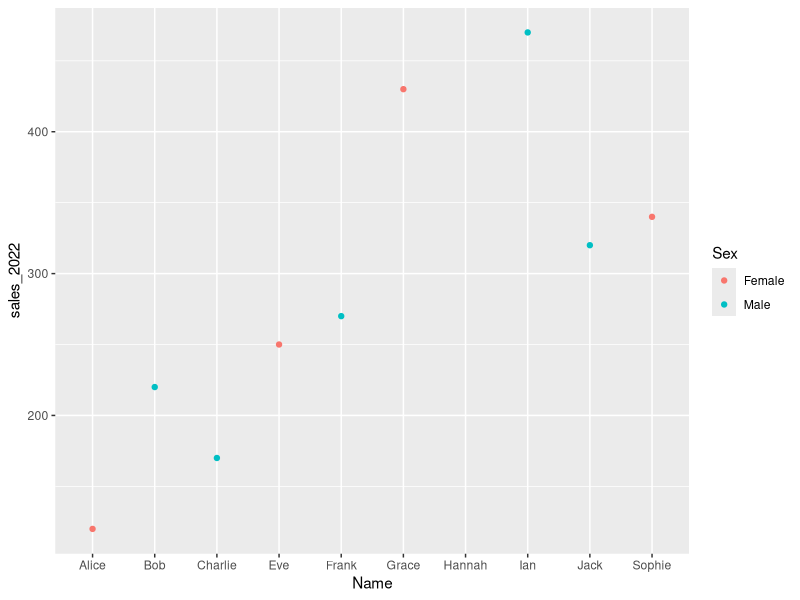
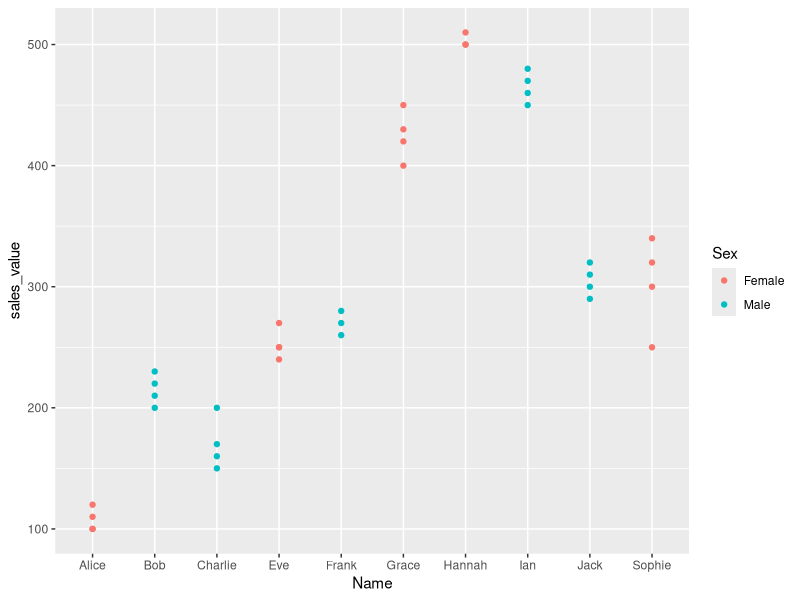
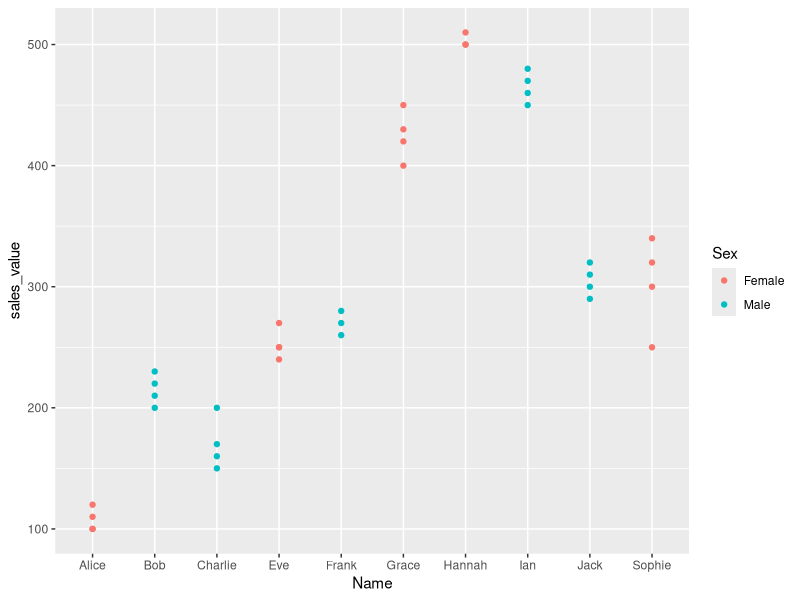
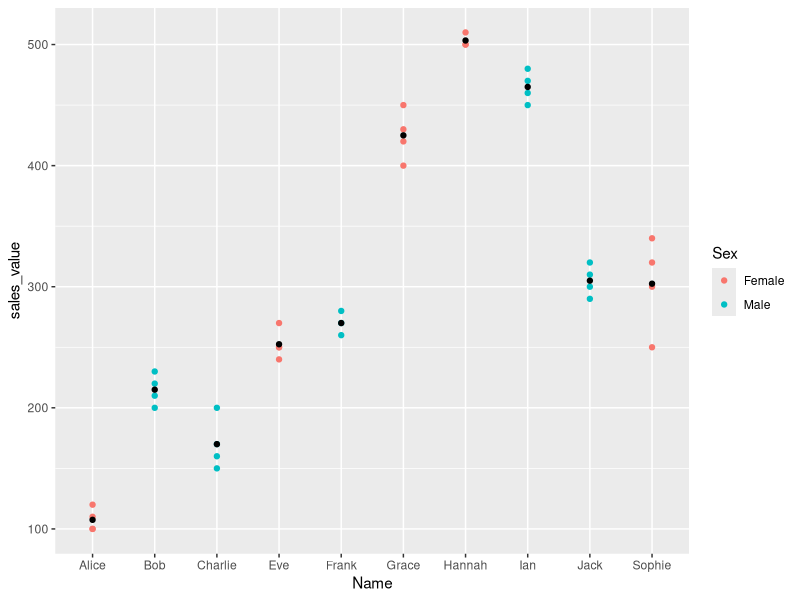
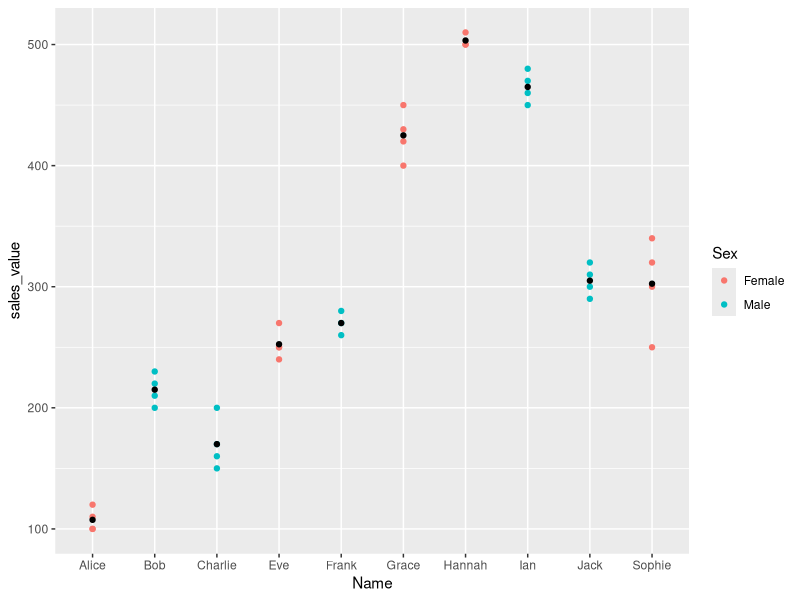
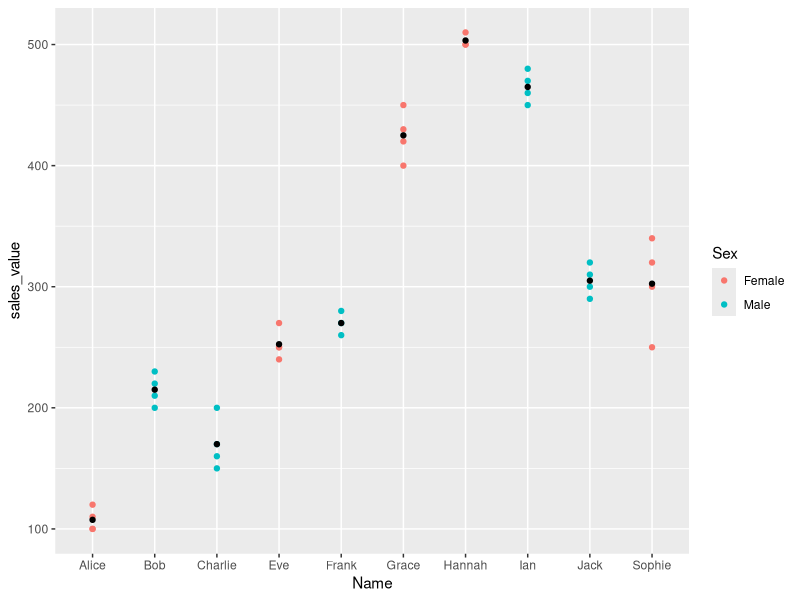
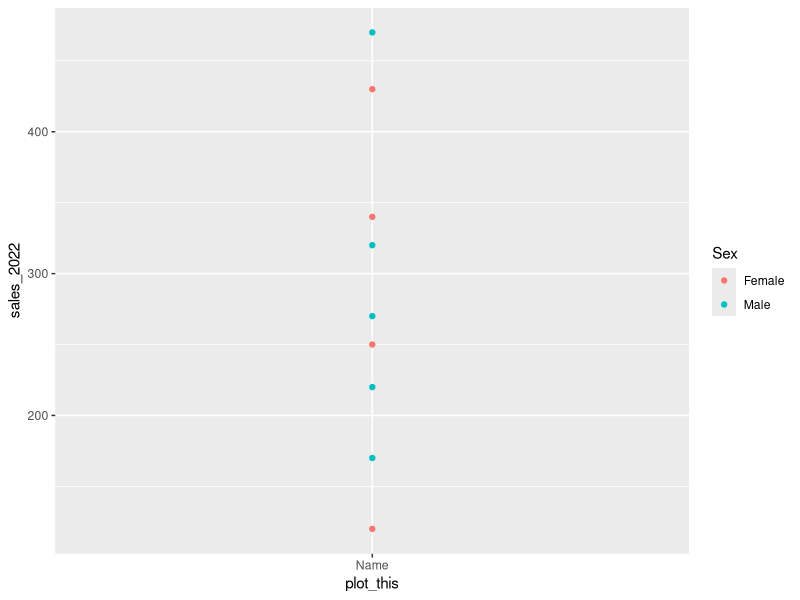
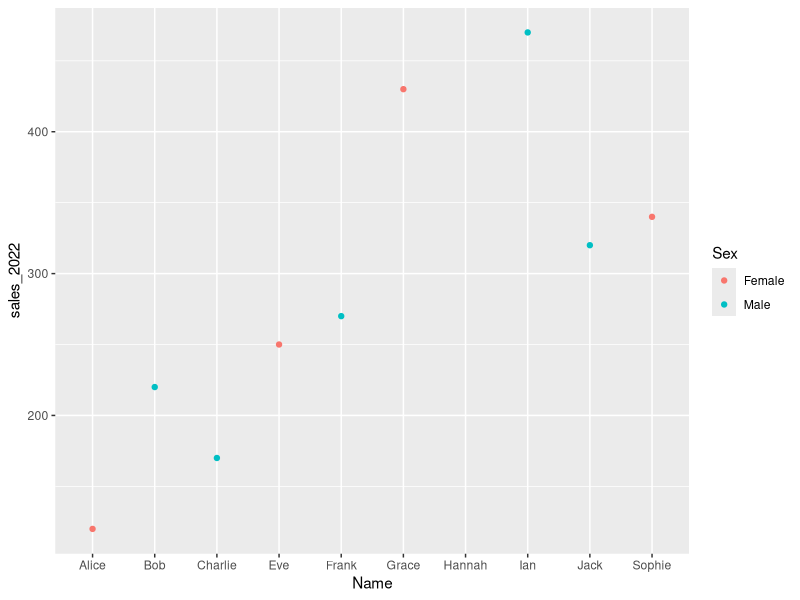

The R script that drew these images, in order:
## ---- chunk 1
library(readxl)
library(tidyverse)
## ---- chunk 2
df_sales <- read_excel('../out/sales_data_2.xlsx')
df_sales
## ---- chunk 3
ggplot(df_sales, aes(x = Name, y = sales_2022, color = Sex)) +
  geom_point()
  
## ---- chunk 4
sales_long <- df_sales %>%
  pivot_longer(cols = starts_with("sales_"),
               names_to = "sales_year",
               values_to = "sales_value")
sales_long
## ---- chunk 5
ggplot(sales_long, aes(x = Name, y = sales_value, color = Sex)) +
  geom_point()
## ---- chunk 6
df_sales %>%
  pivot_longer(cols = starts_with("sales_"),
               names_to = "sales_year",
               values_to = "sales_value") %>%
  # we omit the dataframe to plot because that is being piped into ggplot
  # remember that different ggplot layers are still combined with '+'
  ggplot(aes(x = Name, y = sales_value, color = Sex)) +
  geom_point()
## ---- chunk 7
sales_mean <- sales_long %>%
  group_by(Name) %>%
  summarise(mean = mean(sales_value, na.rm = TRUE))

sales_mean
## ---- chunk 8

#copy pasta code above
df_sales %>%
  pivot_longer(cols = starts_with("sales_"),
               names_to = "sales_year",
               values_to = "sales_value") %>%
  # we omit the dataframe to plot because that is being piped into ggplot
  # remember that different plot layers are still combined with '+'
  ggplot(aes(x = Name, y = sales_value, color = Sex)) +
  geom_point() +
  # add mean data by switching the dataframe!
  # I need to specify a color aesthetic because there is no Sex column in sales_mean
  geom_point(data = sales_mean, aes(x = Name, y = mean), color = 'black')

## ---- chunk 9
awesome_plot <- df_sales %>%
  pivot_longer(cols = starts_with("sales_"),
               names_to = "sales_year",
               values_to = "sales_value") %>%
  #we omit the dataframe to plot because that is being piped into ggplot
  #remember that different plot layers are still combined with '+'
  ggplot(aes(x = Name, y = sales_value, color = Sex)) +
  geom_point() +
  #add mean data by switching the dataframe!
  #I need to specify a color aesthetic because there is no Sex column in sales_mean
  geom_point(data = sales_mean, aes(x = Name, y = mean), color = 'black')

awesome_plot

## ---- chunk 10
print(awesome_plot)
## ---- chunk 11
plot_this <- 'Name'

ggplot(df_sales, aes(x = plot_this, y = sales_2022, color = Sex)) +
  geom_point()

## ---- chunk 12
plot_this <- 'Name'

ggplot(df_sales, aes(x = .data[[plot_this]], y = sales_2022, color = Sex)) +
  geom_point()
## ---- chunk 13
plot_this <- 'Name'

ggplot(df_sales, aes_string(x = plot_this, y = 'sales_2022', color = 'Sex')) +
  geom_point()
